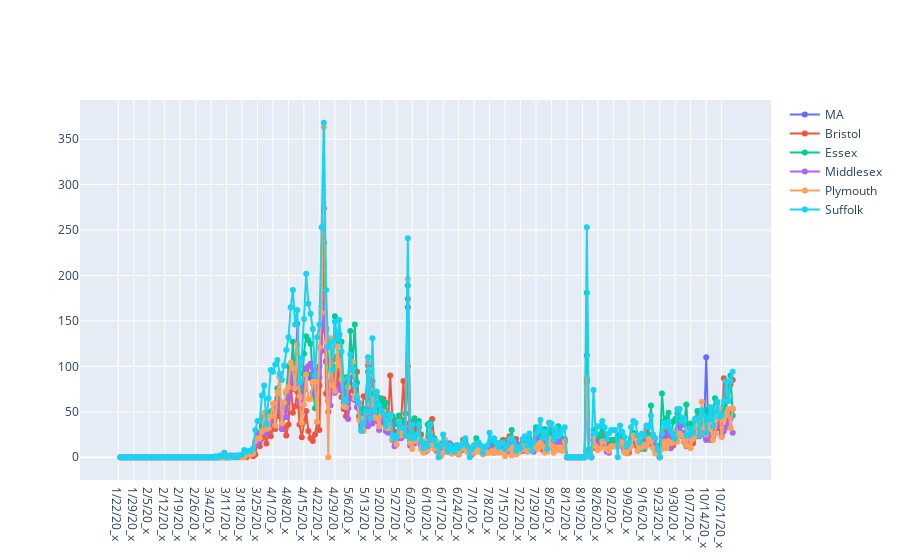

The notebook cell saved with this chart:
### Markdown cell above
#### Plot Daily Trends ( New Cases)

### Code cell
#Plotting Daily trends 

# pic1 = go.Figure()

trace0 = go.Scatter(x=dailyTrendsCases.index, y=dailyTrendsCases["MA Cases(Norm)"], 
                    name="MA", 
                    mode="lines+markers") 

trace1 = go.Scatter(x=dailyTrendsCases.index, y=dailyTrendsCases["Bristol Cases(Norm)"], 
                    name="Bristol", 
                    mode="lines+markers")  

trace2 = go.Scatter(x=dailyTrendsCases.index, y=dailyTrendsCases["Essex Cases(Norm)"], 
                    name="Essex", 
                    mode="lines+markers") 

trace3 = go.Scatter(x=dailyTrendsCases.index, y=dailyTrendsCases["Middlesex Cases(Norm)"], 
                    name="Middlesex", 
                    mode="lines+markers") 

trace4 = go.Scatter(x=dailyTrendsCases.index, y=dailyTrendsCases["Plymouth Cases(Norm)"], 
                    name="Plymouth", 
                    mode="lines+markers") 

trace5 = go.Scatter(x=dailyTrendsCases.index, y=dailyTrendsCases["Suffolk Cases(Norm)"], 
                    name="Suffolk", 
                    mode="lines+markers") 


mydata = go.Data([trace0, trace1,trace2, trace3,trace4,trace5])

mylayout = go.Layout(
    title=""
)

fig1 = go.Figure(data=mydata, layout=mylayout)

plotly.offline.iplot(fig, filename = '')


# fig1 = go.Figure(data=mydata, layout=mylayout)
fig1.write_image("Graphs/State.NewCases.DailyTrends.png")

### Figure 1 — Plotly figure (JSON) as saved in the notebook; plotly's stock layout.template omitted (floating-point values rounded to 4 significant figures; data arrays with more than 128 entries replaced by an {"elided": "..."} marker saying what was removed)
{"data": [{"mode": "lines+markers", "name": "MA", "type": "scatter", "x": {"elided": "279 str values"}, "y": {"elided": "279 int values"}}, {"mode": "lines+markers", "name": "Bristol", "type": "scatter", "x": {"elided": "279 str values"}, "y": {"elided": "279 int values"}}, {"mode": "lines+markers", "name": "Essex", "type": "scatter", "x": {"elided": "279 str values"}, "y": {"elided": "279 int values"}}, {"mode": "lines+markers", "name": "Middlesex", "type": "scatter", "x": {"elided": "279 str values"}, "y": {"elided": "279 int values"}}, {"mode": "lines+markers", "name": "Plymouth", "type": "scatter", "x": {"elided": "279 str values"}, "y": {"elided": "279 int values"}}, {"mode": "lines+markers", "name": "Suffolk", "type": "scatter", "x": {"elided": "279 str values"}, "y": {"elided": "279 int values"}}], "layout": {"title": {"text": ""}}}
